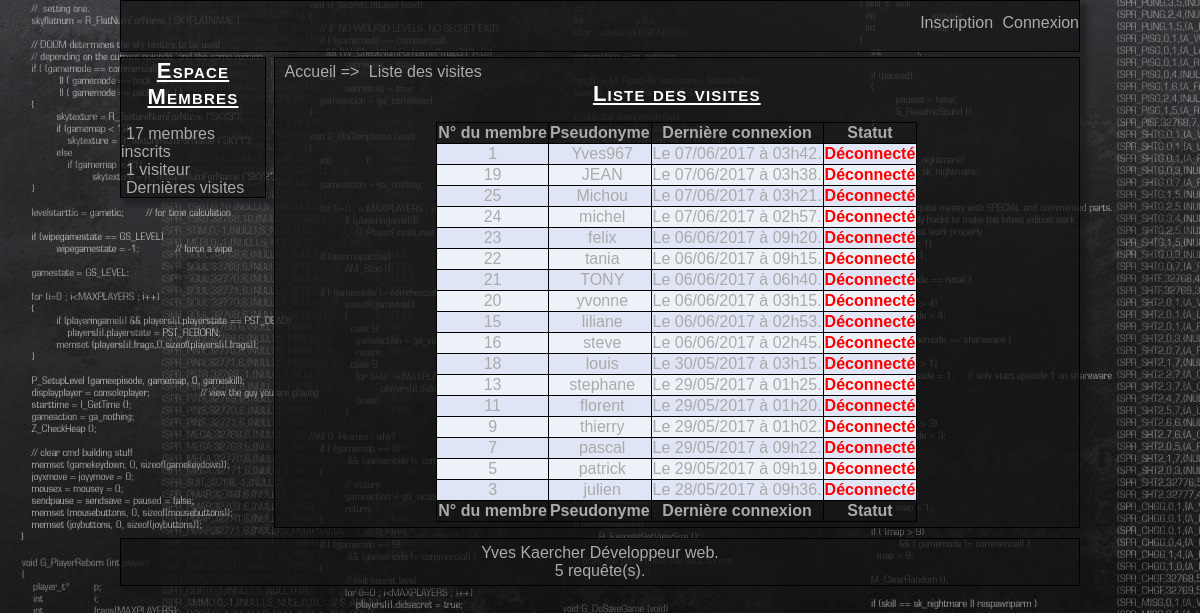
The app's page /stats.php?see=passed, older data.
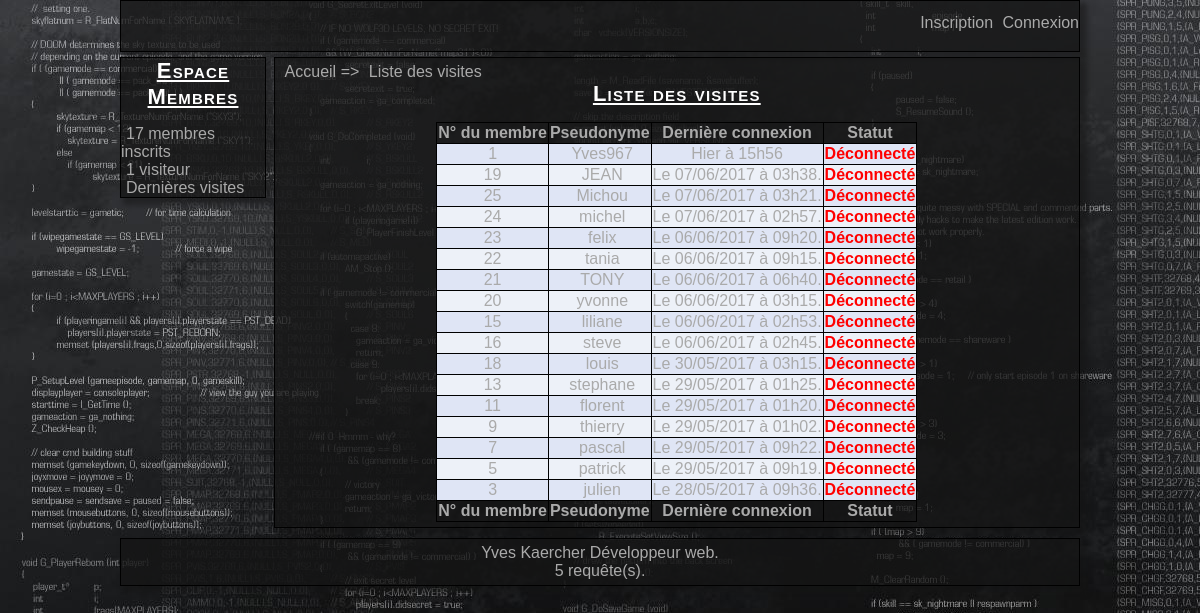
The same page, newer data.
### tables this page shows
CREATE TABLE `membres` (
  `membre_id` int(11) NOT NULL,
  `membre_pseudo` varchar(32) NOT NULL,
  `membre_mdp` varchar(40) NOT NULL,
  `membre_mail` varchar(100) NOT NULL,
  `membre_inscription` bigint(20) NOT NULL,
  `membre_naissance` varchar(11) NOT NULL,
  `membre_msn` varchar(255) NOT NULL,
  `membre_yahoo` varchar(255) NOT NULL,
  `membre_aim` varchar(255) NOT NULL,
  `membre_localisation` varchar(255) NOT NULL,
  `membre_profession` varchar(255) NOT NULL,
  `membre_avatar` varchar(255) NOT NULL,
  `membre_biographie` text NOT NULL,
  `membre_signature` text NOT NULL,
  `membre_derniere_visite` bigint(20) NOT NULL,
  `membre_banni` int(11) NOT NULL DEFAULT '0'
);

### includes/fonctions.php (called while the page is built, shortened)
<?php
function sqlquery($requete, $number)
{
	$query = mysql_query($requete) or exit('Erreur SQL : '.mysql_error().' Ligne : '. __LINE__ .'.');
	if($number == 1)
	{
		$query1 = mysql_fetch_assoc($query);
		return $query1;
	}
	else if($number == 2)
	{
		while($query1 = mysql_fetch_assoc($query))
		{
			$query2[] = $query1;
		}
		return $query2;
	}
	else
	{
		exit('Argument de sqlquery non renseigné ou incorrect.');
	}
}
function queries($num = 1)
{
	global $queries;
	$queries = $queries + intval($num);
}
?>

### includes/config.php (called while the page is built, shortened)
<?php
$queries = 0;
?>

### stats/passed.php (the view, shortened to what this page needs)
<?php
include('includes/haut.php');
?>
                <div id="colonne_gauche">
                <?php
                include('includes/colg.php');
                ?>
                </div>
                <div id="contenu">
                        <div id="map">
                                <a href="index.php">Accueil</a> => <a href="stats.php?see=passed">Liste des visites</a>
                        </div>
                        <h1>Liste des visites</h1>
                <?php
                $membre_query = sqlquery("SELECT membre_id, membre_pseudo, membre_derniere_visite, connectes_id
                FROM membres
                LEFT JOIN connectes
                ON membre_id = connectes_id
                ORDER BY membre_derniere_visite DESC", 2);
                $i = 0;
                ?>
                        <div class="membre_liste">
                                <table>
                                        <thead>
                                                <th>N° du membre</th>
                                                <th>Pseudonyme</th>
                                                <th>Dernière connexion</th>
                                                <th>Statut</th>
                                        </thead>
                                        <tfoot>
                                                <th>N° du membre</th>
                                                <th>Pseudonyme</th>
                                                <th>Dernière connexion</th>
                                                <th>Statut</th>
                                        </tfoot>
                                        <tbody>
                <?php
                while(isset($membre_query[$i]))
                {
                        if($membre_query[$i]['connectes_id'] == $membre_query[$i]['membre_id'])
                        {
                                $statut = '<span class="actif">Connecté</span>';
                        }
                        else
                        {
                                $statut = '<span class="inactif">Déconnecté</span>';
                        }
                        echo '<tr class="ligne_'.($i%2).'">
                        <td>'.$membre_query[$i]['membre_id'].'</td>
                        <td><a href="membres/user.php?id='.$membre_query[$i]['membre_id'].'">'.htmlspecialchars($membre_query[$i]['membre_pseudo'], ENT_QUOTES).'</a></td>
                        <td>'.mepd($membre_query[$i]['membre_derniere_visite']).'</td>
                        <td>'.$statut.'</td>
                        </tr>
                        ';
                        $i++;
                }
                ?>
                                        </tbody>
                                </table>
                        </div>
                </div>

### stats.php (shortened to what this page needs)
<?php
include('includes/config.php');
include('includes/fonctions.php');
if($_GET['see'] == '' || !isset($_GET['see']))
{
        include('stats/index.php');
}
else
{
        if(strpos($_GET['see'], '.') !== FALSE || strpos($_GET['see'], ':') !== FALSE || strpos($_GET['see'], 'http') !== FALSE)
        {
                include('stats/index.php');
        }
        else if(file_exists('stats/'.$_GET['see'].'.php'))
        {
                include('stats/'.$_GET['see'].'.php');
        }
        else
        {
                include('stats/index.php');
        }
}
include('includes/bas.php');
?>

### includes/haut.php (shortened to what this page needs)
<!DOCTYPE html PUBLIC "-//W3C//DTD XHTML 1.0 Strict//EN" "http://www.w3.org/TR/xhtml1/DTD/xhtml1-strict.dtd">
<html xmlns="http://www.w3.org/1999/xhtml" xml:lang="fr" >
	<head>
		<link rel="stylesheet" title="Design" href="<?php echo ROOTPATH; ?>resources/css/design.css" type="text/css" media="screen" />
	</head>
<body>
		<div id="menu">
			<div id="menu_droite">
			<?php
			if(isset($_SESSION['membre_id']))
			{
			?>
				<a href="<?php echo ROOTPATH; ?>/membres/moncompte.php">Gérer mon compte</a>   <a href="<?php echo ROOTPATH; ?>/membres/deconnexion.php">Se déconnecter</a>
			<?php
			}
			else
			{
			?>
				<a href="<?php echo ROOTPATH; ?>./index.php?page=page4">Inscription</a>   <a href="<?php echo ROOTPATH; ?>./index.php?page=page5">Connexion</a>
			<?php
			}
			?>
			</div>
		</div>

### includes/colg.php (shortened to what this page needs)
        <div id="statistiques"><h1>Espace Membres</h1>
                <a href="<?php echo ROOTPATH; ?>/stats.php?see=nb_membres"><?php echo $num1 = get('nb_membres'); if($num1 <= 1) echo ' membre inscrit'; else echo ' membres inscrits'; ?></a><br/>
                <a href="<?php echo ROOTPATH; ?>/stats.php?see=connectes"><?php echo $num2 = get('connectes'); if($num2 <= 1) echo ' visiteur'; else echo ' visiteurs' ?></a><br/>
                <a href="<?php echo ROOTPATH; ?>/stats.php?see=passed">Dernières visites</a><br/>
        </div>
<?php
function get($type)
{
        if($type == 'nb_membres')
        {
                $count = sqlquery("SELECT COUNT(*) AS nbr FROM membres", 1);
                return $count['nbr'];
        }
        else if($type == 'connectes')
        {
                $count = sqlquery("SELECT COUNT(*) AS nbr FROM connectes", 1);
                return $count['nbr'];
        }
        else
        {
                return 0;
        }
}
function mepd($date)
{
        $tampon = time();
        $diff = $tampon - $date;
        $dateDay = date('d', $date);
        $tamponDay = date('d', $tampon);
        $diffDay = $tamponDay - $dateDay;
        if($diff < 60 && $diffDay == 0)
        {
                return 'Il y a '.$diff.'s';
        }
        else if($diff < 600 && $diffDay == 0)
        {
                return 'Il y a '.floor($diff/60).'m et '.floor($diff%60).'s';
        }
        else if($diff < 3600 && $diffDay == 0)
        {
                return 'Il y a '.floor($diff/60).'m';
        }
        else if($diff < 7200 && $diffDay == 0)
        {
                return 'Il y a '.floor($diff/3600).'h et '.floor(($diff%3600)/60).'m';
        }
        else if($diff < 24*3600 && $diffDay == 0)
        {
                return 'Aujourd\'hui à '.date('H\hi', $date);
        }
        else if($diff < 48*3600 && $diffDay == 1)
        {
                return 'Hier à '.date('H\hi', $date);
        }
        else
        {
                return 'Le '.date('d/m/Y', $date).' à '.date('h\hi', $date).'.';
        }
}
?>

### includes/bas.php (shortened to what this page needs)
		<div id="footer">
			Yves Kaercher Développeur web. <br/>
			<?php echo $queries; ?> requête(s).
		</div>
	</body>
</html>

### resources/css/design.css (style rules this page uses)
body { background: url("../images/1.png"); width:80%; margin: 0 auto; color: #AAAAAA; font-family: 'open_sansregular', sans-serif; }
#menu { padding-top: 7px; padding-bottom: 3px; background-color: rgba(20, 20, 20, 0.75); -moz-box-shadow: 5px 5px 5px 2px rgba(20, 20, 20, 0.5); -webkit-box-shadow: 5px 5px 5px 2px rgba(20, 20, 20, 0.5); box-shadow: 5px 5px 5px 2px rgba(20, 20, 20, 0.5); width: auto; height: 40px; line-height: 30px; border: 1px solid #000000; }
#colonne_gauche { background-color: rgba(20, 20, 20, 0.75); -moz-box-shadow: 5px 5px 5px 2px rgba(20, 20, 20, 0.5); -webkit-box-shadow: 5px 5px 5px 2px rgba(20, 20, 20, 0.5); box-shadow: 5px 5px 5px 2px rgba(20, 20, 20, 0.5); width:15%; margin-top: 5px; margin-bottom: 10px; padding:0; border: 1px solid #000000; float: left; }
#menu_droite { text-align: right; }
#contenu { background-color: rgba(20, 20, 20, 0.75); -moz-box-shadow: 5px 5px 5px 2px rgba(20, 20, 20, 0.5); -webkit-box-shadow: 5px 5px 5px 2px rgba(20, 20, 20, 0.5); box-shadow: 5px 5px 5px 2px rgba(20, 20, 20, 0.5); margin-left: 16%; margin-bottom:10px; margin-right:0; margin-top:5px; padding:5px; width:auto; border: 1px solid #000000; min-height:200px; }
#footer { background-color: rgba(20, 20, 20, 0.75); -moz-box-shadow: 5px 5px 5px 2px rgba(20, 20, 20, 0.5); -webkit-box-shadow: 5px 5px 5px 2px rgba(20, 20, 20, 0.5); box-shadow: 5px 5px 5px 2px rgba(20, 20, 20, 0.5); clear: both; margin:0; padding:5px; width:auto; text-align:center; border:1px solid #000000; }
h1 { text-align:center; text-decoration: underline; color: white; font-family:"trebuchet ms", verdana, sans-serif; letter-spacing:1.2px; font-variant:small-caps; font-weight:bold; font-size:22px; margin-top:0; }
a, a:visited { color:#AAAAAA; text-decoration:none; padding-left: 5px; }
table { margin: auto; margin-top: 10px; border: 1px solid black; text-align: center; border-collapse: collapse; }
th { border: 1px solid black; text-align: center; }
td { border: 1px solid black; text-align: center; }
.ligne_0 { background-color: #dfe5f5; }
.ligne_1 { background-color: #edf1f8; }
.inactif { color: red; font-weight: bold; }

Row changes from the older to the newer data that the page shows:
changed membres "Yves967": membre_derniere_visite "Le 07/06/2017 à 03h42." → "Hier à 15h56"
